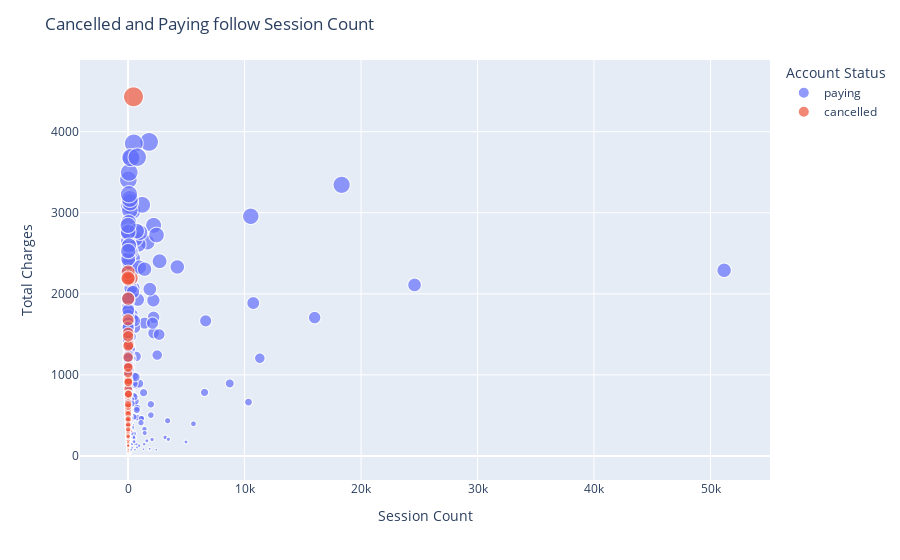

Notebook code for this chart:
### Code cell
import plotly.express as px
fig = px.scatter(df, x="Session Count", y="Total Charges",color='Account Status',
                  hover_data=['Account Status'],size='Total Charges')
                  
fig.update_layout(title_text='Cancelled and Paying follow Session Count ')
fig.show()

### Figure 1 — Plotly figure (JSON) as saved in the notebook; plotly's stock layout.template omitted (floating-point values rounded to 4 significant figures; data arrays with more than 128 entries replaced by an {"elided": "..."} marker saying what was removed)
{"data": [{"customdata": {"elided": "891x1 str values"}, "hovertemplate": "Account Status=%{customdata[0]}<br>Session Count=%{x}<br>Total Charges=%{marker.size}<extra></extra>", "legendgroup": "paying", "marker": {"color": "#636efa", "size": {"elided": "891 float values"}, "sizemode": "area", "sizeref": 11.08, "symbol": "circle"}, "mode": "markers", "name": "paying", "showlegend": true, "type": "scattergl", "x": {"elided": "891 int values"}, "xaxis": "x", "y": {"elided": "891 float values"}, "yaxis": "y"}, {"customdata": [["cancelled"], ["cancelled"], ["cancelled"], ["cancelled"], ["cancelled"], ["cancelled"], ["cancelled"], ["cancelled"], ["cancelled"], ["cancelled"], ["cancelled"], ["cancelled"], ["cancelled"], ["cancelled"], ["cancelled"], ["cancelled"], ["cancelled"], ["cancelled"], ["cancelled"], ["cancelled"], ["cancelled"], ["cancelled"], ["cancelled"], ["cancelled"], ["cancelled"], ["cancelled"], ["cancelled"], ["cancelled"], ["cancelled"], ["cancelled"], ["cancelled"], ["cancelled"], ["cancelled"], ["cancelled"], ["cancelled"], ["cancelled"], ["cancelled"], ["cancelled"], ["cancelled"], ["cancelled"], ["cancelled"], ["cancelled"], ["cancelled"], ["cancelled"], ["cancelled"], ["cancelled"], ["cancelled"], ["cancelled"], ["cancelled"], ["cancelled"], ["cancelled"], ["cancelled"], ["cancelled"], ["cancelled"], ["cancelled"], ["cancelled"], ["cancelled"], ["cancelled"], ["cancelled"], ["cancelled"], ["cancelled"], ["cancelled"], ["cancelled"], ["cancelled"], ["cancelled"], ["cancelled"], ["cancelled"], ["cancelled"], ["cancelled"], ["cancelled"], ["cancelled"], ["cancelled"], ["cancelled"], ["cancelled"], ["cancelled"], ["cancelled"], ["cancelled"], ["cancelled"], ["cancelled"], ["cancelled"], ["cancelled"], ["cancelled"], ["cancelled"], ["cancelled"], ["cancelled"], ["cancelled"], ["cancelled"], ["cancelled"], ["cancelled"], ["cancelled"], ["cancelled"], ["cancelled"], ["cancelled"], ["cancelled"], ["cancelled"], ["cancelled"], ["cancelled"], ["cancelled"], ["cancelled"], ["cancelled"], ["cancelled"], ["cancelled"], ["cancelled"], ["cancelled"], ["cancelled"], ["cancelled"], ["cancelled"], ["cancelled"], ["cancelled"], ["cancelled"], ["cancelled"], ["cancelled"], ["cancelled"], ["cancelled"], ["cancelled"], ["cancelled"], ["cancelled"], ["cancelled"], ["cancelled"], ["cancelled"], ["cancelled"], ["cancelled"], ["cancelled"]], "hovertemplate": "Account Status=%{customdata[0]}<br>Session Count=%{x}<br>Total Charges=%{marker.size}<extra></extra>", "legendgroup": "cancelled", "marker": {"color": "#EF553B", "size": [1107, 529, 1374.0, 923, 499.5, 4430.0, 1517.0, 0, 512.8, 1941.0, 1680.0, 306.7, 2195.0, 2268, 0, 758.8, 942, 48.07, 389.4, 54.6, 739.7, 248.3, 560.2, 343.6, 250.9, 2181.0, 927.5, 215, 380.8, 655.7, 323.8, 294.8, 828.2, 483.3, 43.07, 106.7, 395.6, 2195.0, 195, 546.8, 120.4, 42, 343.0, 767.0, 281.2, 100.8, 211.9, 518.4, 620, 763.2, 12.1, 244.5, 207.7, 448.2, 445.2, 291.4, 55, 210, 156.8, 206.3, 85.87, 363.3, 189.9, 1359.0, 178.3, 372.1, 51.33, 88.67, 607.7, 1219.0, 314.1, 909, 196, 9.6, 1477.0, 382.2, 369.2, 436.1, 33.83, 122.3, 12.8, 300.7, 1021.0, 106.7, 9.867, 88.67, 205.5, 1092, 117.9, 123.2, 269.8, 157.1, 387.1, 122.2, 245.5, 80.27, 17.03, 205.1, 229.6, 154.9, 110.7, 104, 7.6, 34.67, 186.8, 160.8, 237.6, 28.33, 123.7, 71.97, 327.6, 188.3, 53.6, 161.1, 138, 234.6, 229.9, 246.1, 637.9, 17.83, 458.3, 31, 127.0], "sizemode": "area", "sizeref": 11.08, "symbol": "circle"}, "mode": "markers", "name": "cancelled", "showlegend": true, "type": "scattergl", "x": [18, 26, 85, 0, 93, 465, 1, 22, 2, 12, 1, 163, 267, 5, 0, 0, 1, 1, 6, 1, 0, 1, 1, 5, 4, 9, 25, 9, 23, 8, 0, 3, 0, 28, 1, 6, 2, 2, 1, 5, 2, 7, 2, 3, 48, 2, 69, 6, 16, 36, 13, 85, 2, 5, 71, 4, 9, 29, 74, 19, 30, 10, 3, 9, 31, 39, 1, 12, 1, 2, 0, 19, 23, 0, 5, 3, 18, 10, 1, 2, 1, 2, 4, 3, 1, 20, 3, 14, 11, 37, 0, 0, 6, 19, 20, 1, 3, 3, 3, 22, 2, 3, 2, 7, 13, 4, 8, 4, 15, 16, 10, 8, 1, 8, 28, 12, 10, 0, 1, 4, 5, 14, 9], "xaxis": "x", "y": [1107, 529, 1374.0, 923, 499.5, 4430.0, 1517.0, 0, 512.8, 1941.0, 1680.0, 306.7, 2195.0, 2268, 0, 758.8, 942, 48.07, 389.4, 54.6, 739.7, 248.3, 560.2, 343.6, 250.9, 2181.0, 927.5, 215, 380.8, 655.7, 323.8, 294.8, 828.2, 483.3, 43.07, 106.7, 395.6, 2195.0, 195, 546.8, 120.4, 42, 343.0, 767.0, 281.2, 100.8, 211.9, 518.4, 620, 763.2, 12.1, 244.5, 207.7, 448.2, 445.2, 291.4, 55, 210, 156.8, 206.3, 85.87, 363.3, 189.9, 1359.0, 178.3, 372.1, 51.33, 88.67, 607.7, 1219.0, 314.1, 909, 196, 9.6, 1477.0, 382.2, 369.2, 436.1, 33.83, 122.3, 12.8, 300.7, 1021.0, 106.7, 9.867, 88.67, 205.5, 1092, 117.9, 123.2, 269.8, 157.1, 387.1, 122.2, 245.5, 80.27, 17.03, 205.1, 229.6, 154.9, 110.7, 104, 7.6, 34.67, 186.8, 160.8, 237.6, 28.33, 123.7, 71.97, 327.6, 188.3, 53.6, 161.1, 138, 234.6, 229.9, 246.1, 637.9, 17.83, 458.3, 31, 127.0], "yaxis": "y"}], "layout": {"legend": {"itemsizing": "constant", "title": {"text": "Account Status"}, "tracegroupgap": 0}, "margin": {"t": 60}, "title": {"text": "Cancelled and Paying follow Session Count "}, "xaxis": {"anchor": "y", "domain": [0, 1], "title": {"text": "Session Count"}}, "yaxis": {"anchor": "x", "domain": [0, 1], "title": {"text": "Total Charges"}}}}
